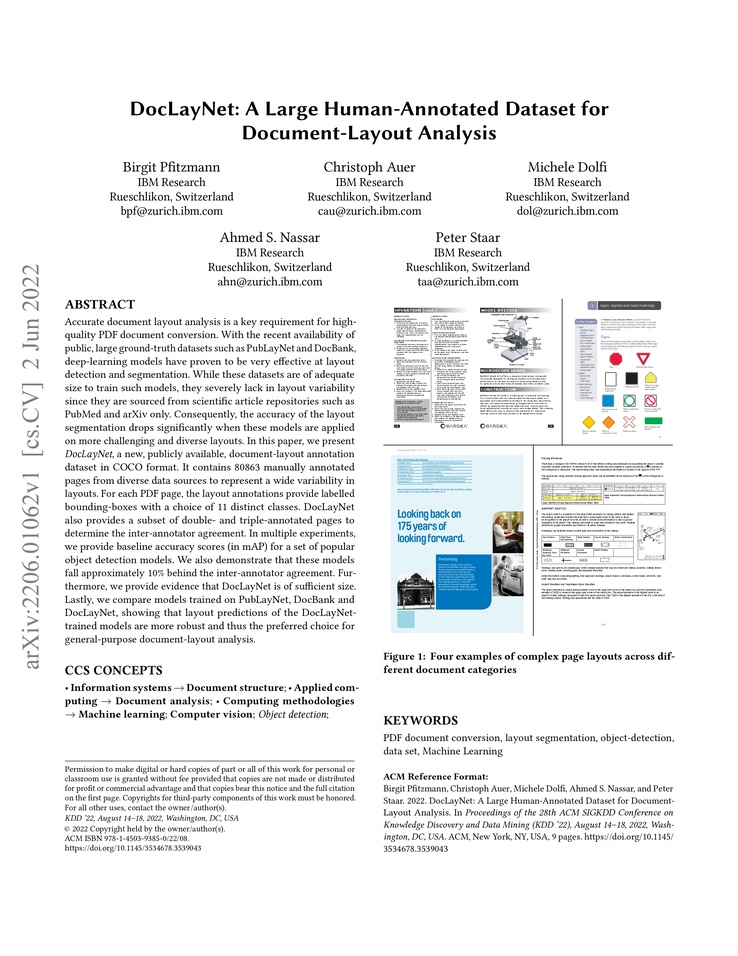
#> input picture Day20/Edge Detection Script/sample.jpg, 738 x 956 px, shrunk from 2550 x 3300 before the run
$ python Edge_Detection.py   (older library calls are emulated)
#> lines starting #> are read from the running program, lines starting #| are printed output that depends on the picture; after the words box and inside, x2 and y2 are one past the last pixel; in counts of white or black regions, pixels touching at a corner belong together
import cv2
import matplotlib.pyplot as plt

# Load Image


image = cv2.imread("sample.jpg")
#> image is the input picture: shape (956, 738, 3); mean B, G, R 239.6, 239.3, 238.3

if image is None:
    print("Image not found!")
    exit()


image_rgb = cv2.cvtColor(
    image,
    cv2.COLOR_BGR2RGB
)

# Convert to Grayscale

gray = cv2.cvtColor(
    image,
    cv2.COLOR_BGR2GRAY
)


# Gaussian Blur


blur = cv2.GaussianBlur(
    gray,
    (5,5),
    0
)
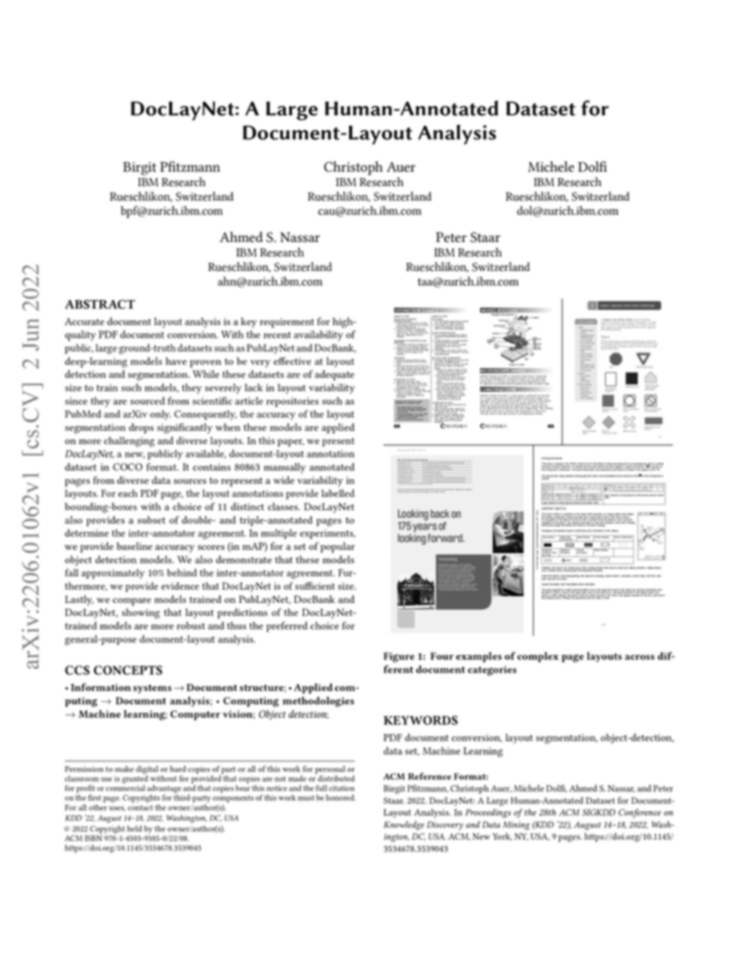
#> blur: shape (956, 738); min 5, max 255, mean 239

# Sobel Edge Detection


sobel_x = cv2.Sobel(
    blur,
    cv2.CV_64F,
    1,
    0,
    ksize=3
)
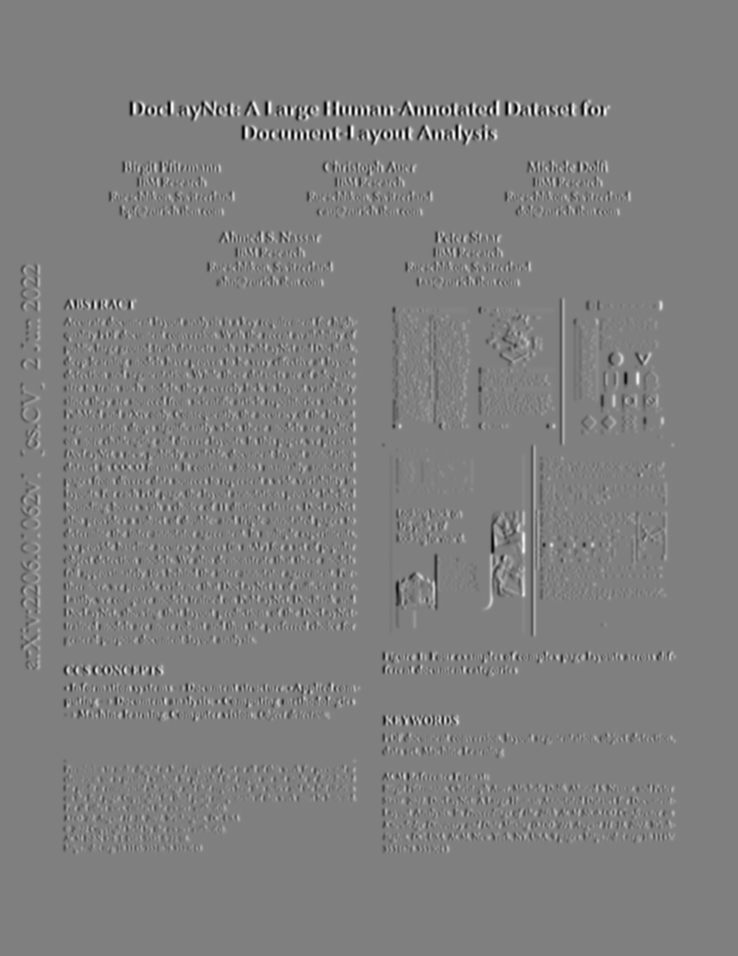
#> sobel_x: shape (956, 738) float64; min -626, max 622, mean 0; drawn with min black and max white

sobel_y = cv2.Sobel(
    blur,
    cv2.CV_64F,
    0,
    1,
    ksize=3
)
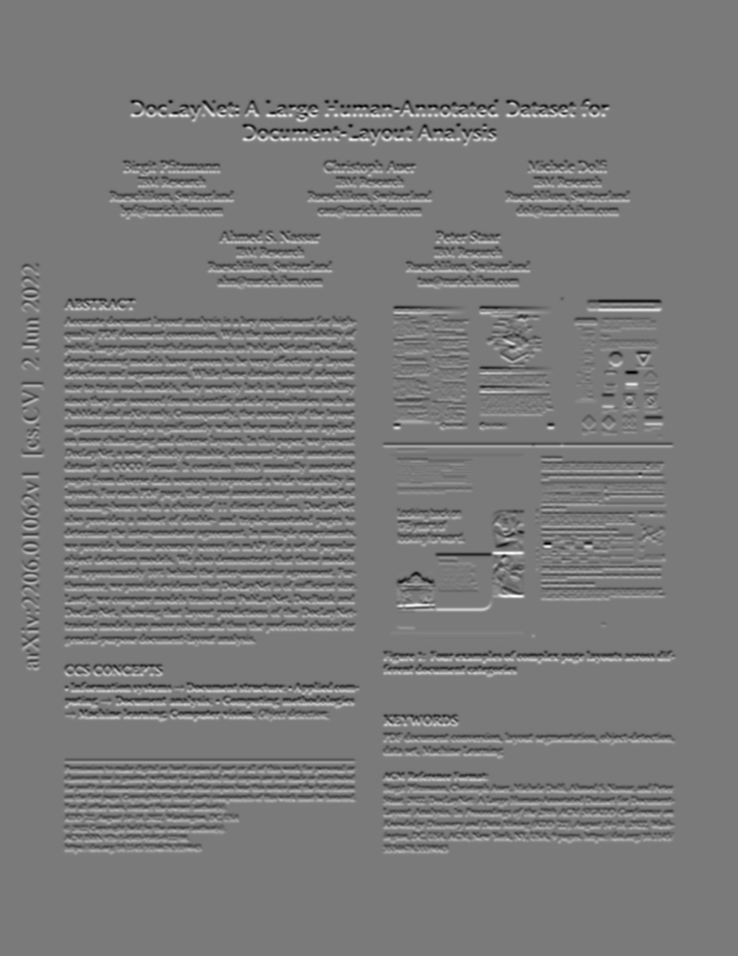
#> sobel_y: shape (956, 738) float64; min -560, max 605, mean 0; drawn with min black and max white


sobel = cv2.magnitude(
    sobel_x,
    sobel_y
)
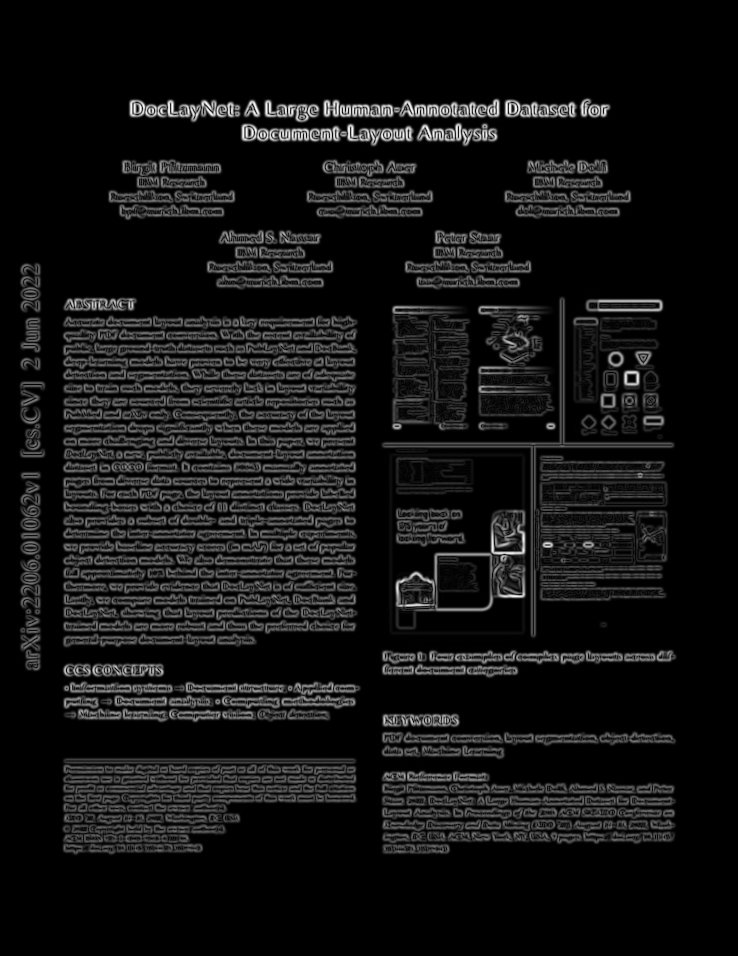
#> sobel: shape (956, 738) float64; min 0, max 628, mean 48; drawn with min black and max white

# Laplacian Edge Detection


laplacian = cv2.Laplacian(
    blur,
    cv2.CV_64F
)
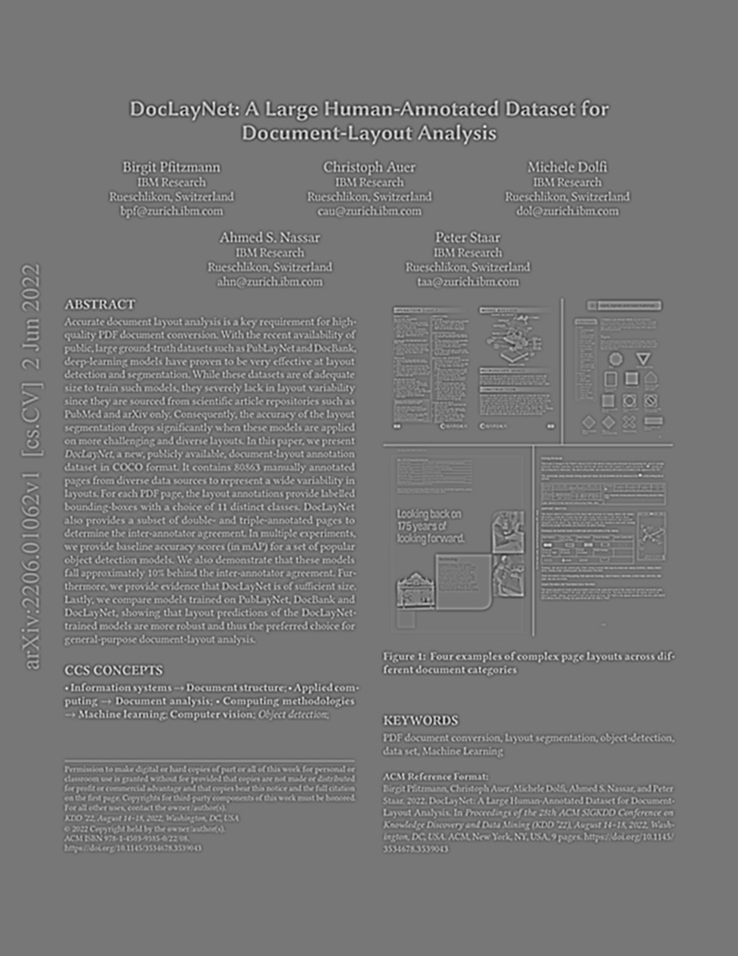
#> laplacian: shape (956, 738) float64; min -114, max 130, mean 0; drawn with min black and max white

# Canny Edge Detection

canny = cv2.Canny(
    blur,
    100,
    200
)
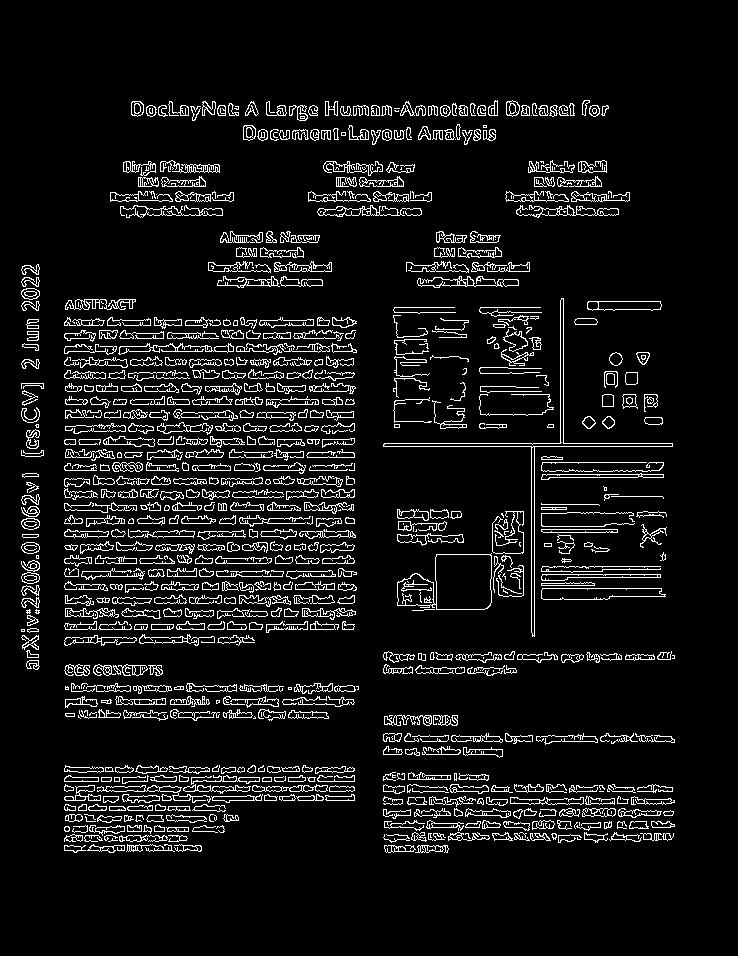
#> canny: shape (956, 738); 7.8% white in thin lines or dots, all inside (x1, y1, x2, y2) = (21, 100, 675, 853)

# Display Results
titles = [
    "Original Image",
    "Grayscale",
    "Sobel Edge",
    "Laplacian Edge",
    "Canny Edge"
]


images = [
    image_rgb,
    gray,
    sobel,
    laplacian,
    canny
]


plt.figure(figsize=(12,8))


for i in range(len(images)):

    plt.subplot(2,3,i+1)

    if i == 0:
        plt.imshow(images[i])
    else:
        plt.imshow(
            images[i],
            cmap="gray"
        )

    plt.title(titles[i])
    plt.axis("off")
#> this loop made 5 passes


plt.tight_layout()
plt.show()

$ run again, with Day20/Edge Detection Script/Edge Detection.png saved as Day20/Edge Detection Script/sample.jpg
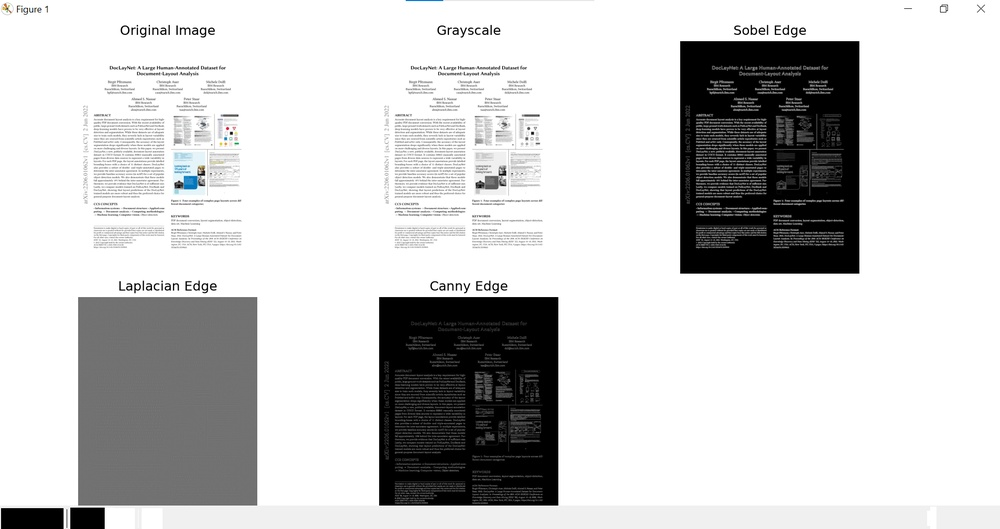
#> input picture Day20/Edge Detection Script/Edge Detection.png, 1000 x 529 px, shrunk from 1920 x 1015 before the run
#> image is the input picture: shape (529, 1000, 3); mean B, G, R 204.8, 204.7, 204.7
#> `laplacian = cv2.Laplacian( blur, cv2.CV_64F )`:
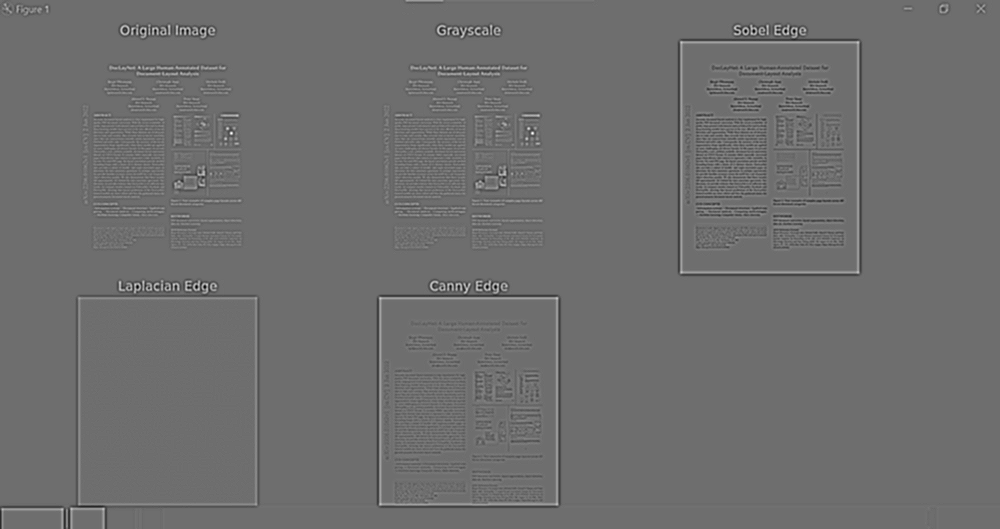
#> laplacian: shape (529, 1000) float64; min -97, max 127, mean 0; drawn with min black and max white
#> `canny = cv2.Canny( blur, 100, 200 )`:
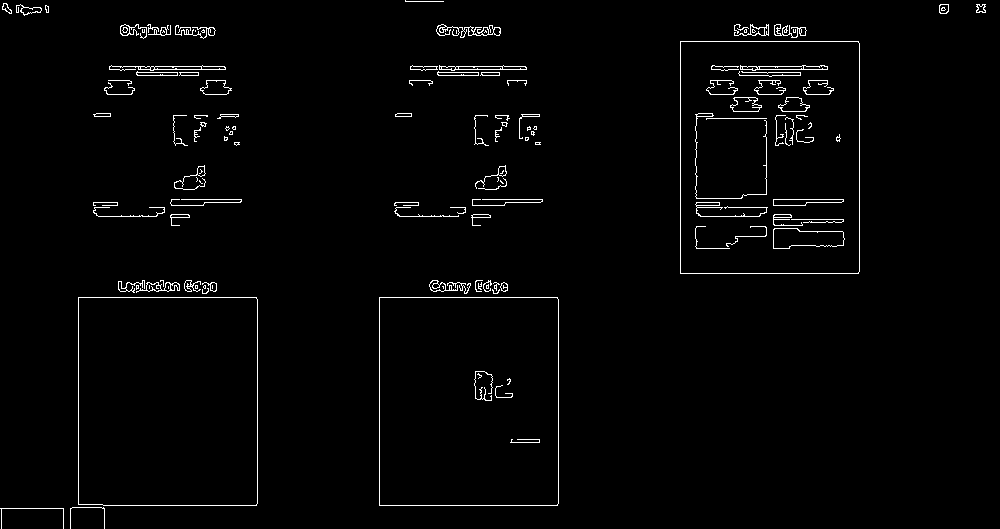
#> canny: shape (529, 1000); 1.9% white in thin lines or dots
#> the loop `for i in range(len(images)): ` made 5 passes
